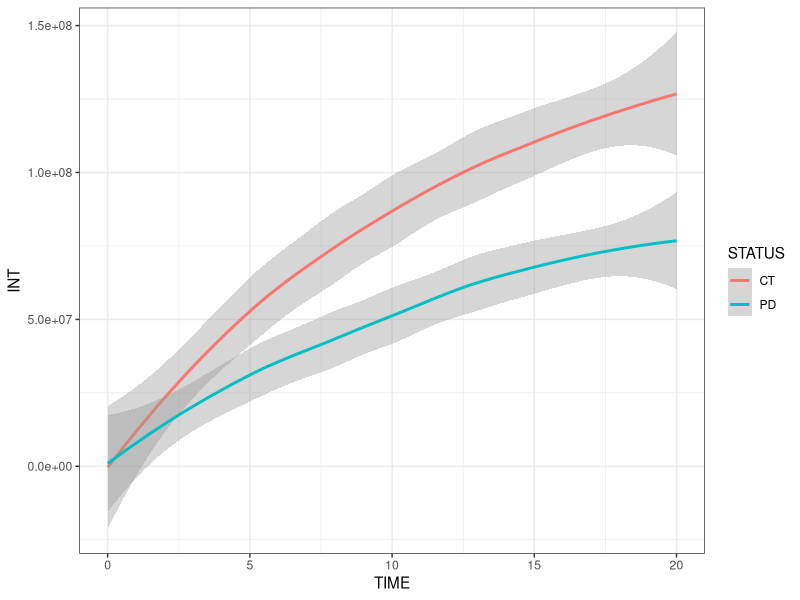
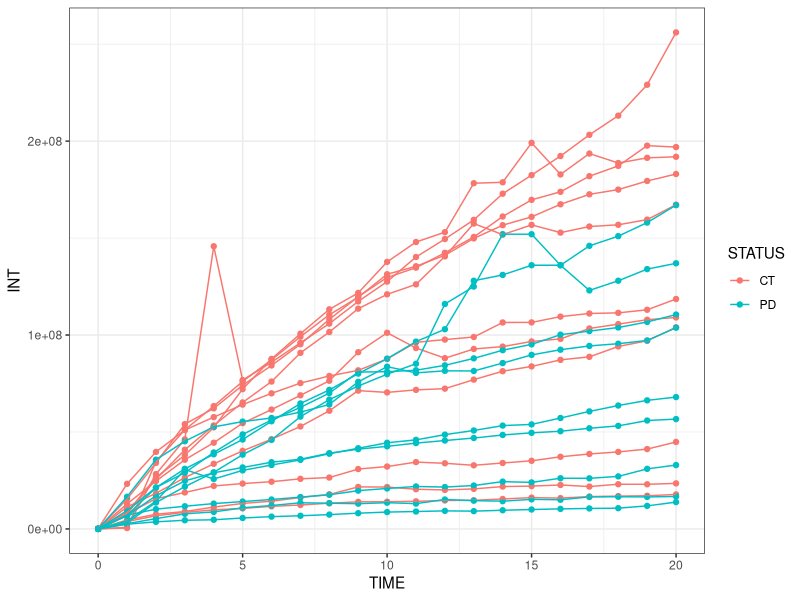

R code for these plots, in order:
## ---- chunk 1
library(tidyverse)
library(magrittr)
library(readxl)


theme_set(theme_bw())
## ---- chunk 2
df = read_xlsx("ctrl_myelin-macrophages.xlsx")

df

df %<>%
  pivot_longer(-TIME, values_to = "INT", names_to = "ID") %>%
  separate(ID, sep = 2, into = c("STATUS", NULL), remove = FALSE) %>%
  select(ID, STATUS, TIME, INT) %>%
  arrange(ID, TIME)

df
## ---- chunk 3
ggplot(data = df, mapping = aes(x = TIME, y = INT, color = STATUS)) + geom_smooth(method = "loess", formula="y ~ x")
## ---- chunk 4
ggplot(data = df, mapping = aes(x = TIME, y = INT)) +
  geom_point(aes(color= STATUS)) +
  geom_line(aes(group = ID, color = STATUS))
